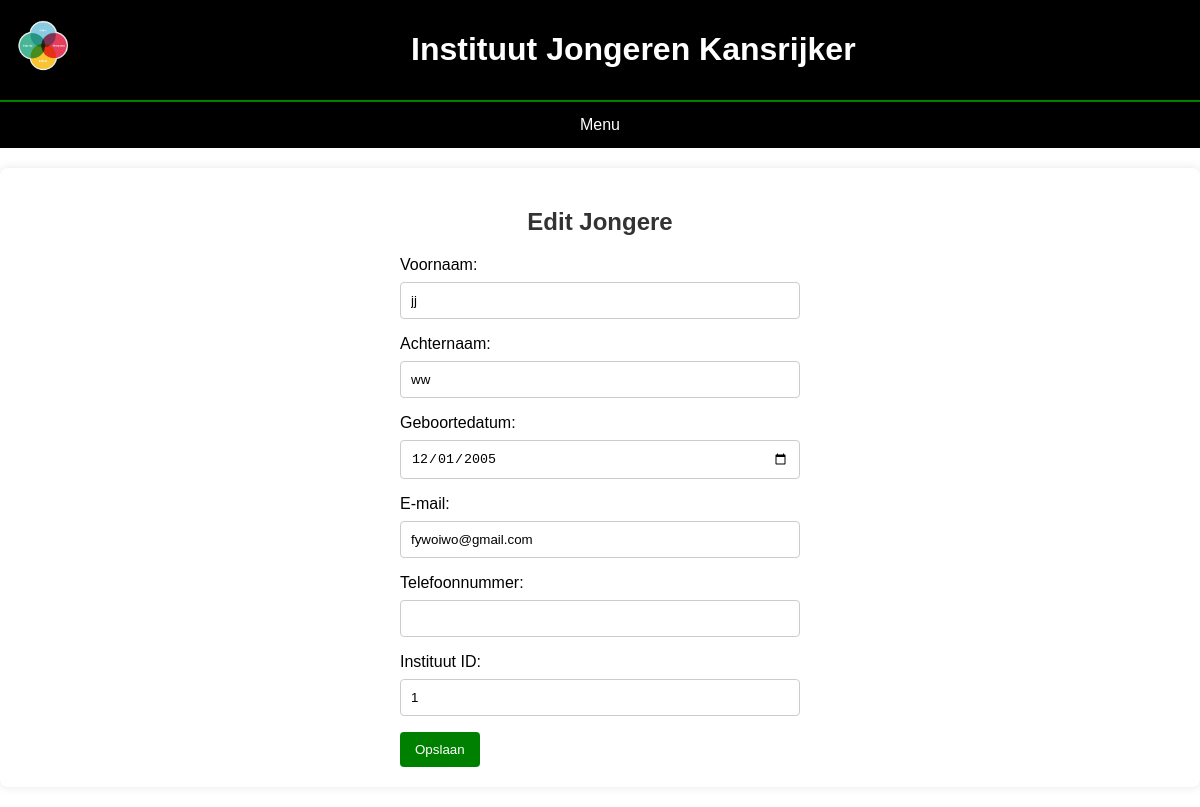
The page /Project/jongere/edit_jongere.php?id=1 (signed in) on the database its author committed.
### tables this page shows
CREATE TABLE `jongeren` (
  `jongereID` int(11) NOT NULL,
  `voornaam` varchar(50) NOT NULL,
  `achternaam` varchar(50) NOT NULL,
  `geboortedatum` date NOT NULL,
  `email` varchar(100) NOT NULL,
  `telefoonnummer` varchar(20) DEFAULT NULL,
  `instituutID` int(11) DEFAULT NULL
);

### Project/db.php (called while the page is built, shortened)
<?php
class database {
    private $dbh;
    public function __construct() {
        $this->host = 'localhost';
        $this->username = 'root';
        $this->password = '';
        $this->database = 'school';
        $this->port = 3307;
        $dsn = "mysql:host=$this->host;port=$this->port;dbname=$this->database";
        try {
            $this->dbh = new PDO($dsn, $this->username, $this->password);
            $this->dbh->setAttribute(PDO::ATTR_ERRMODE, PDO::ERRMODE_EXCEPTION);
        } catch (PDOException $e) {
            die("Connection failed: " . $e->getMessage());
        }
    }
public function selectOneJongere($jongereID) {
    $sql = 'SELECT * FROM jongeren WHERE jongereID = :jongereID';
    $stmt = $this->dbh->prepare($sql);
    $stmt->execute(['jongereID' => $jongereID]);
    return $stmt->fetch(PDO::FETCH_ASSOC);
}
}

### Project/jongere/edit_jongere.php (the view, shortened to what this page needs)
<?php
require_once '../db.php';
$db = new database();
if (isset($_GET['id'])) {
    $jongereID = $_GET['id'];
    $jongere = $db->selectOneJongere($jongereID);
} else {
    header('Location: Overzicht_jongeren.php');
    exit();
}
?>
<!DOCTYPE html>
<html lang="en">
<head>
    <link rel="stylesheet" href="edit_activiteiten.css">
</head>
<body>
<header>
        <div class="header">
        <img class="Logo" src="../Logo.png" alt="">
        <a class="h1" href="../Dashboard.php"><h1>Instituut Jongeren Kansrijker</h1></a>
        </div>
        <div class="menu">
        <h3 class="dropbtn">Menu</h3>
        </div>
        </header>
    <div class="container">
        <h2>Edit Jongere</h2>
        <form action="edit_jongere.php" method="post">
            <label for="voornaam">Voornaam:</label>
            <input type="text" id="voornaam" name="voornaam" value="<?php echo $jongere['voornaam']; ?>" required>
            <label for="achternaam">Achternaam:</label>
            <input type="text" id="achternaam" name="achternaam" value="<?php echo $jongere['achternaam']; ?>" required>
            <label for="geboortedatum">Geboortedatum:</label>
            <input type="date" id="geboortedatum" name="geboortedatum" value="<?php echo $jongere['geboortedatum']; ?>" required>
            <label for="email">E-mail:</label>
            <input type="email" id="email" name="email" value="<?php echo $jongere['email']; ?>" required>
            <label for="telefoonnummer">Telefoonnummer:</label>
            <input type="tel" id="telefoonnummer" name="telefoonnummer" value="<?php echo $jongere['telefoonnummer']; ?>">
            <label for="instituutID">Instituut ID:</label>
            <input type="number" id="instituutID" name="instituutID" value="<?php echo $jongere['instituutID']; ?>" required>
            <button type="submit">Opslaan</button>
        </form>
    </div>
</body>
</html>

### Project/jongere/edit_activiteiten.css (style rules this page uses)
* { box-sizing: border-box; }
body { margin: 0; font-family: Arial, Helvetica, sans-serif; }
header { overflow: hidden; background-color: black; color: #fff; }
.header { border-bottom: 2px solid green; text-align: center; padding: 10px; }
.header img { max-width: 70px; height: 70px; float: left; }
.menu { overflow: hidden; }
.menu .dropbtn { font-size: 16px; border: none; outline: none; color: #fff; padding: 14px 16px; background-color: inherit; font: inherit; margin: 0; }
.dropbtn, .content { text-align: center; }
.container { background-color: #fff; padding: 20px; margin: 20px auto; border-radius: 8px; box-shadow: 0 0 10px rgba(0, 0, 0, 0.1); }
.container h2 { color: #333; text-align: center; }
form { max-width: 400px; margin: 0 auto; }
form label { display: block; margin-bottom: 8px; }
form input, form textarea { width: 100%; padding: 10px; margin-bottom: 16px; border: 1px solid #ccc; border-radius: 4px; box-sizing: border-box; }
form button { background-color: green; color: #fff; padding: 10px 15px; border: none; border-radius: 4px; cursor: pointer; }
.h1 { text-decoration: none; color: #fff; }

### rows shown on the page
jongeren: voornaam "jj", achternaam "ww", geboortedatum "12/01/2005", email "fywoiwo@gmail.com", instituutID "1"
